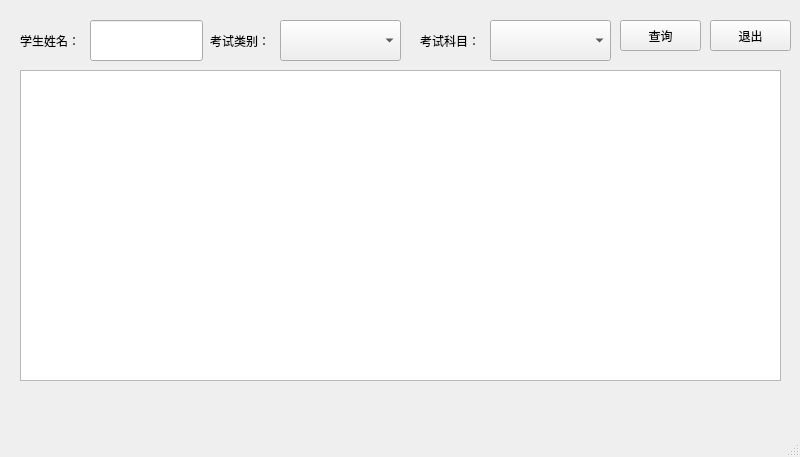
<?xml version="1.0" encoding="UTF-8"?>
<ui version="4.0">
 <class>MainWindow</class>
 <widget class="QMainWindow" name="MainWindow">
  <property name="geometry">
   <rect>
    <x>0</x>
    <y>0</y>
    <width>800</width>
    <height>457</height>
   </rect>
  </property>
  <property name="windowTitle">
   <string>学生成绩查询</string>
  </property>
  <widget class="QWidget" name="centralwidget">
   <widget class="QPushButton" name="btnQuit">
    <property name="geometry">
     <rect>
      <x>710</x>
      <y>20</y>
      <width>81</width>
      <height>31</height>
     </rect>
    </property>
    <property name="text">
     <string>退出</string>
    </property>
   </widget>
   <widget class="QPushButton" name="btnQuery">
    <property name="geometry">
     <rect>
      <x>620</x>
      <y>20</y>
      <width>81</width>
      <height>31</height>
     </rect>
    </property>
    <property name="text">
     <string>查询</string>
    </property>
   </widget>
   <widget class="QTableWidget" name="tableWidget">
    <property name="geometry">
     <rect>
      <x>20</x>
      <y>70</y>
      <width>761</width>
      <height>311</height>
     </rect>
    </property>
   </widget>
   <widget class="QLabel" name="label">
    <property name="geometry">
     <rect>
      <x>20</x>
      <y>20</y>
      <width>111</width>
      <height>41</height>
     </rect>
    </property>
    <property name="text">
     <string>学生姓名：</string>
    </property>
   </widget>
   <widget class="QLabel" name="label_1">
    <property name="geometry">
     <rect>
      <x>210</x>
      <y>20</y>
      <width>111</width>
      <height>41</height>
     </rect>
    </property>
    <property name="text">
     <string>考试类别：</string>
    </property>
   </widget>
   <widget class="QLineEdit" name="editname">
    <property name="geometry">
     <rect>
      <x>90</x>
      <y>20</y>
      <width>113</width>
      <height>41</height>
     </rect>
    </property>
   </widget>
   <widget class="QComboBox" name="cboExamKind">
    <property name="geometry">
     <rect>
      <x>280</x>
      <y>20</y>
      <width>121</width>
      <height>41</height>
     </rect>
    </property>
   </widget>
   <widget class="QLabel" name="label_2">
    <property name="geometry">
     <rect>
      <x>420</x>
      <y>20</y>
      <width>111</width>
      <height>41</height>
     </rect>
    </property>
    <property name="text">
     <string>考试科目：</string>
    </property>
   </widget>
   <widget class="QComboBox" name="cboSubject">
    <property name="geometry">
     <rect>
      <x>490</x>
      <y>20</y>
      <width>121</width>
      <height>41</height>
     </rect>
    </property>
   </widget>
  </widget>
  <widget class="QMenuBar" name="menubar">
   <property name="geometry">
    <rect>
     <x>0</x>
     <y>0</y>
     <width>800</width>
     <height>33</height>
    </rect>
   </property>
  </widget>
  <widget class="QStatusBar" name="statusbar"/>
 </widget>
 <resources/>
 <connections/>
</ui>
